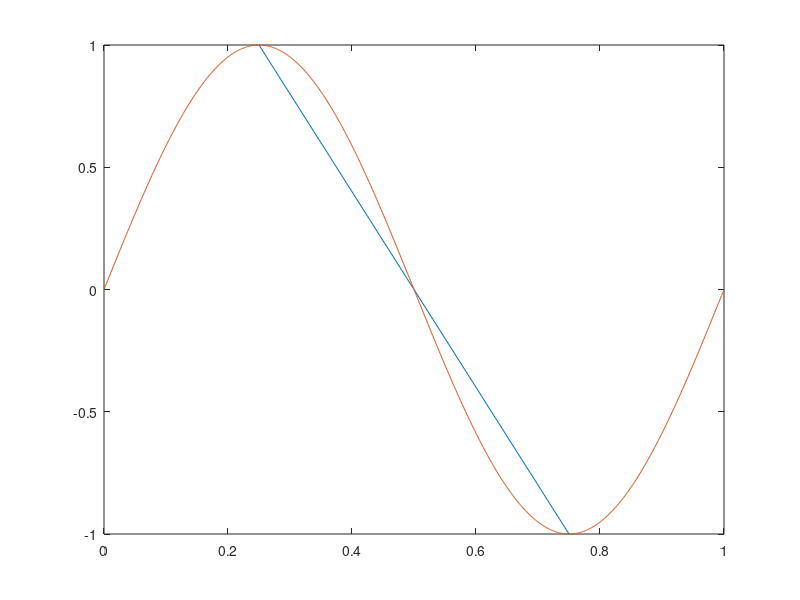
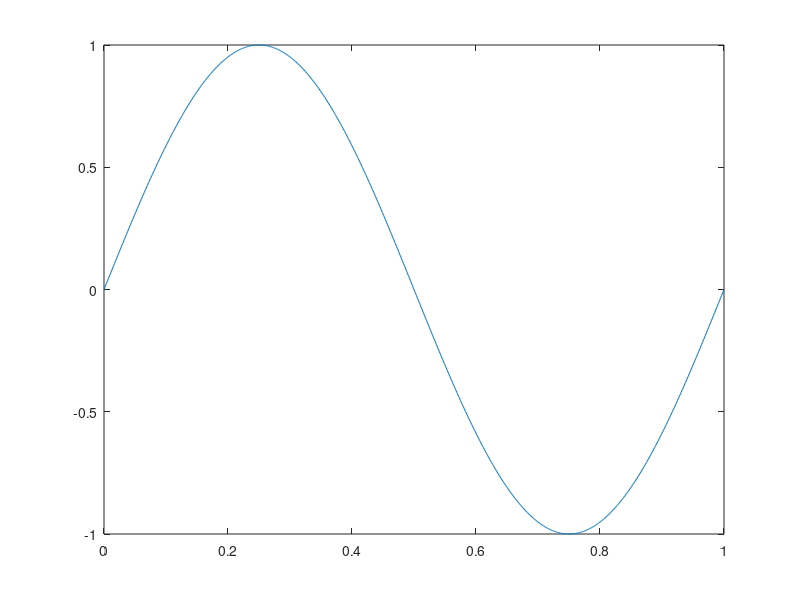

The MATLAB source for these figures, in order:
close all;

f=1e3;
w0=2*pi;

t=[0.25 0.75];
ak=sin(w0*t);

t1=0:0.001:1;
ak1 = sin(2*pi*t1);

figure;
plot(t,ak),hold on;
plot(t1,ak1);

%%
figure;
plot(t1,ak1);